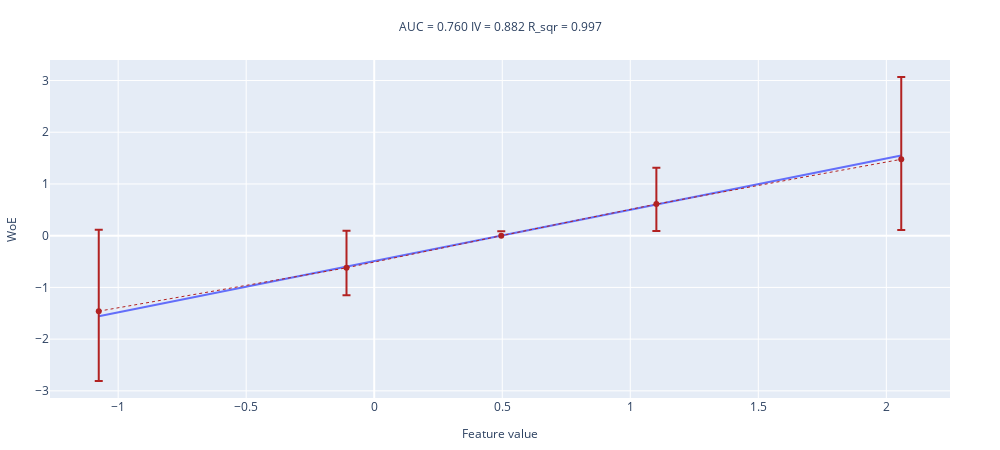

Notebook code for this chart:
### Code cell
# запустите после того, как реализуете все функции 
woe_line(values=x, target=y, n_buckets=5)

### Figure 1 — Plotly figure (JSON) as saved in the notebook; plotly's stock layout.template omitted (floating-point values rounded to 4 significant figures)
{"data": [{"mode": "lines", "name": "interpolation_line", "showlegend": false, "type": "scatter", "x": [-1.076, -0.1082, 0.4962, 1.102, 2.058], "y": [-1.556, -0.5976, 0.001155, 0.6011, 1.548]}, {"error_y": {"array": [-1.351, -0.5305, 0.08771, 0.7034, 1.593], "arrayminus": [-1.576, -0.7145, -0.08771, 0.5197, 1.367], "symmetric": false, "type": "data"}, "line": {"color": "firebrick", "dash": "dot", "width": 1}, "name": "WoE", "showlegend": false, "type": "scatter", "x": [-1.076, -0.1082, 0.4962, 1.102, 2.058], "y": [-1.46, -0.6212, 0, 0.6103, 1.476]}], "layout": {"height": 450, "margin": {"b": 50, "l": 50, "r": 50, "t": 60}, "title": {"font": {"size": 12}, "text": "AUC = 0.760 IV = 0.882 R_sqr = 0.997 ", "x": 0.5, "xanchor": "center", "y": 0.95, "yanchor": "top"}, "width": 1000, "xaxis": {"title": {"font": {"size": 12}, "text": "Feature value"}}, "yaxis": {"title": {"font": {"size": 12}, "text": "WoE"}}}}
